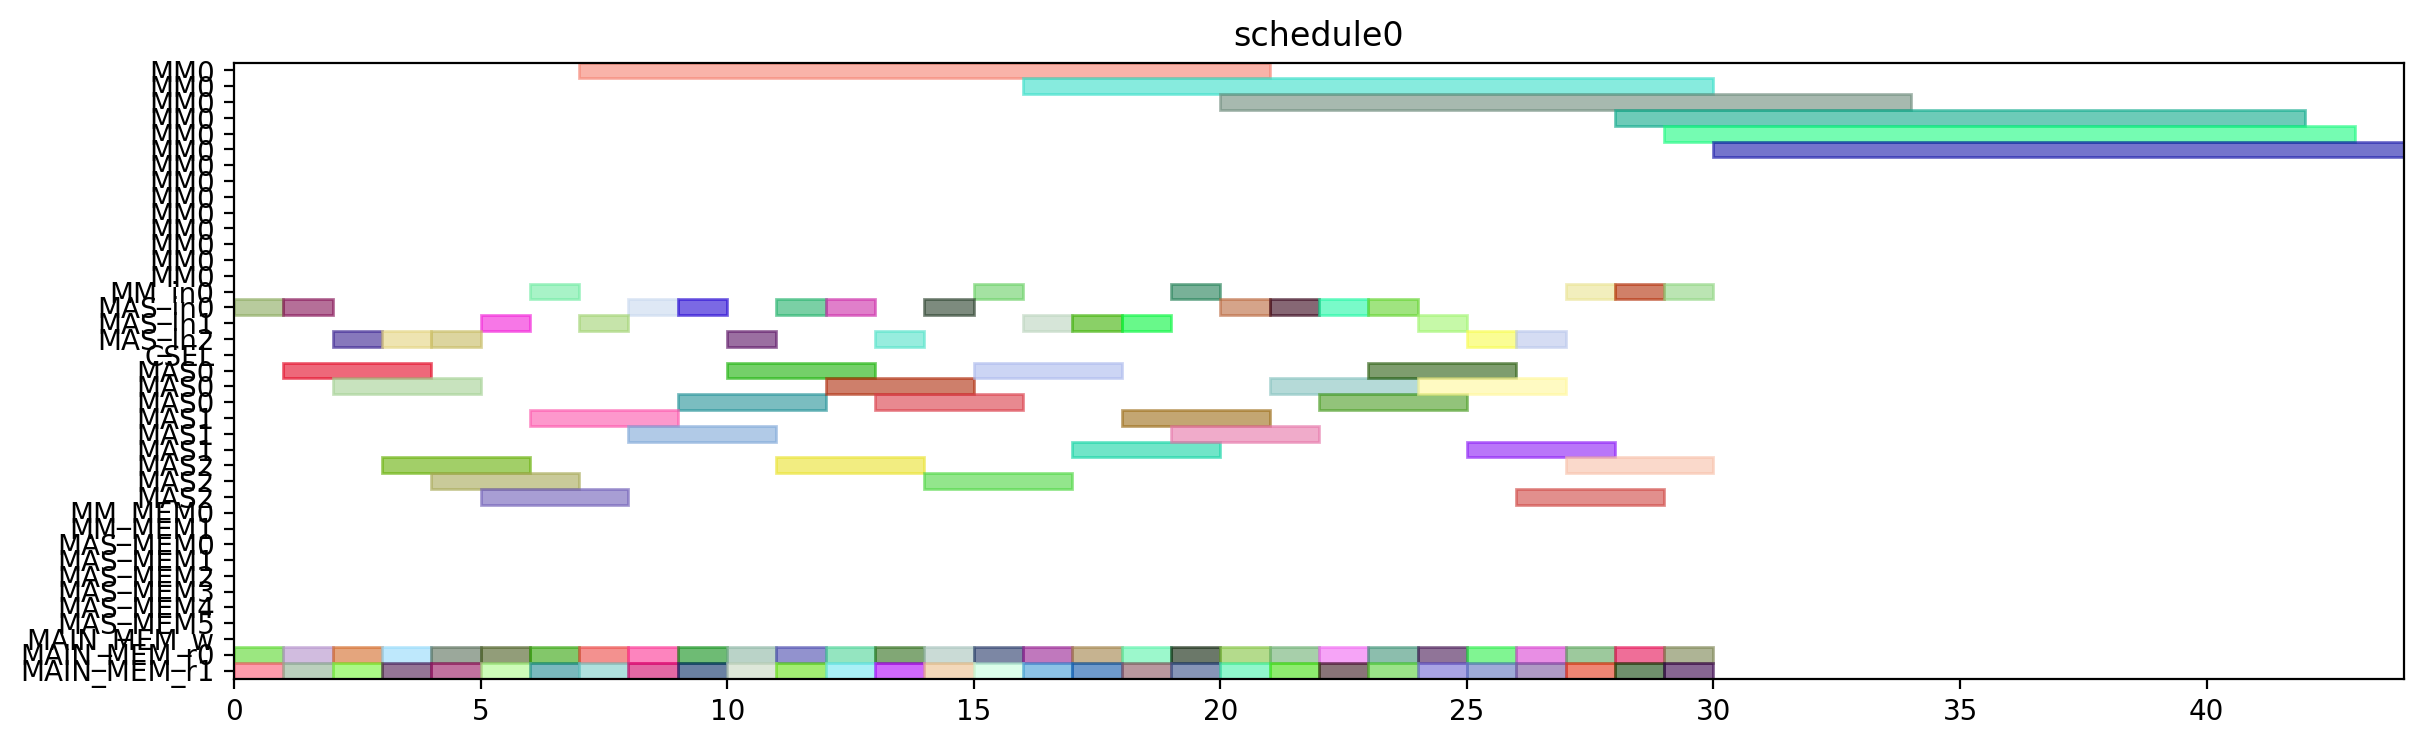

Source code (Python):
from pyschedule import Scenario, solvers, plotters, alt


def solve():
	horizon = 120
	S = Scenario("schedule0", horizon=horizon)

	# resource
	MM = S.Resources('MM', num=1, size=14)
	MM_in = S.Resources('MM_in', num=1)
	MAS_in = S.Resources('MAS_in', num=3)
	CSEL = S.Resource('CSEL')
	MAS = S.Resources('MAS', num=3, size=3, periods=range(1, horizon))
	MM_MEM = S.Resources('MM_MEM', num=2)
	MAS_MEM = S.Resources('MAS_MEM', num=6)
	MAIN_MEM_w = S.Resource('MAIN_MEM_w', size=1)
	MAIN_MEM_r = S.Resources('MAIN_MEM_r', num=2)

	# result of previous scheduling

	# new tasks
	c_t0_a1_0 = S.Task('c_t0_a1_0', length=3, delay_cost=1)
	c_t0_a1_0 += alt(MAS)
	c_t0_a1_0_in = S.Task('c_t0_a1_0_in', length=1, delay_cost=1)
	c_t0_a1_0_in += alt(MAS_in)
	S += c_t0_a1_0_in*MAS_in[0]<=c_t0_a1_0*MAS[0]

	S += c_t0_a1_0_in*MAS_in[1]<=c_t0_a1_0*MAS[1]

	S += c_t0_a1_0_in*MAS_in[2]<=c_t0_a1_0*MAS[2]

	c_t0_a1_0_mem0 = S.Task('c_t0_a1_0_mem0', length=1, delay_cost=1)
	c_t0_a1_0_mem0 += MAIN_MEM_r[0]
	S += c_t0_a1_0_mem0 <= c_t0_a1_0

	c_t0_a1_0_mem1 = S.Task('c_t0_a1_0_mem1', length=1, delay_cost=1)
	c_t0_a1_0_mem1 += MAIN_MEM_r[1]
	S += c_t0_a1_0_mem1 <= c_t0_a1_0

	c_t0_a1_1 = S.Task('c_t0_a1_1', length=3, delay_cost=1)
	c_t0_a1_1 += alt(MAS)
	c_t0_a1_1_in = S.Task('c_t0_a1_1_in', length=1, delay_cost=1)
	c_t0_a1_1_in += alt(MAS_in)
	S += c_t0_a1_1_in*MAS_in[0]<=c_t0_a1_1*MAS[0]

	S += c_t0_a1_1_in*MAS_in[1]<=c_t0_a1_1*MAS[1]

	S += c_t0_a1_1_in*MAS_in[2]<=c_t0_a1_1*MAS[2]

	c_t0_a1_1_mem0 = S.Task('c_t0_a1_1_mem0', length=1, delay_cost=1)
	c_t0_a1_1_mem0 += MAIN_MEM_r[0]
	S += c_t0_a1_1_mem0 <= c_t0_a1_1

	c_t0_a1_1_mem1 = S.Task('c_t0_a1_1_mem1', length=1, delay_cost=1)
	c_t0_a1_1_mem1 += MAIN_MEM_r[1]
	S += c_t0_a1_1_mem1 <= c_t0_a1_1

	c_t0_t10 = S.Task('c_t0_t10', length=3, delay_cost=1)
	c_t0_t10 += alt(MAS)
	c_t0_t10_in = S.Task('c_t0_t10_in', length=1, delay_cost=1)
	c_t0_t10_in += alt(MAS_in)
	S += c_t0_t10_in*MAS_in[0]<=c_t0_t10*MAS[0]

	S += c_t0_t10_in*MAS_in[1]<=c_t0_t10*MAS[1]

	S += c_t0_t10_in*MAS_in[2]<=c_t0_t10*MAS[2]

	c_t0_t10_mem0 = S.Task('c_t0_t10_mem0', length=1, delay_cost=1)
	c_t0_t10_mem0 += MAIN_MEM_r[0]
	S += c_t0_t10_mem0 <= c_t0_t10

	c_t0_t10_mem1 = S.Task('c_t0_t10_mem1', length=1, delay_cost=1)
	c_t0_t10_mem1 += MAIN_MEM_r[1]
	S += c_t0_t10_mem1 <= c_t0_t10

	c_t0_t11 = S.Task('c_t0_t11', length=3, delay_cost=1)
	c_t0_t11 += alt(MAS)
	c_t0_t11_in = S.Task('c_t0_t11_in', length=1, delay_cost=1)
	c_t0_t11_in += alt(MAS_in)
	S += c_t0_t11_in*MAS_in[0]<=c_t0_t11*MAS[0]

	S += c_t0_t11_in*MAS_in[1]<=c_t0_t11*MAS[1]

	S += c_t0_t11_in*MAS_in[2]<=c_t0_t11*MAS[2]

	c_t0_t11_mem0 = S.Task('c_t0_t11_mem0', length=1, delay_cost=1)
	c_t0_t11_mem0 += MAIN_MEM_r[0]
	S += c_t0_t11_mem0 <= c_t0_t11

	c_t0_t11_mem1 = S.Task('c_t0_t11_mem1', length=1, delay_cost=1)
	c_t0_t11_mem1 += MAIN_MEM_r[1]
	S += c_t0_t11_mem1 <= c_t0_t11

	c_t0_t3_t0 = S.Task('c_t0_t3_t0', length=14, delay_cost=1)
	c_t0_t3_t0 += alt(MM)
	c_t0_t3_t0_in = S.Task('c_t0_t3_t0_in', length=1, delay_cost=1)
	c_t0_t3_t0_in += alt(MM_in)
	S += c_t0_t3_t0_in*MM_in[0]<=c_t0_t3_t0*MM[0]
	c_t0_t3_t0_mem0 = S.Task('c_t0_t3_t0_mem0', length=1, delay_cost=1)
	c_t0_t3_t0_mem0 += MAIN_MEM_r[0]
	S += c_t0_t3_t0_mem0 <= c_t0_t3_t0

	c_t0_t3_t0_mem1 = S.Task('c_t0_t3_t0_mem1', length=1, delay_cost=1)
	c_t0_t3_t0_mem1 += MAIN_MEM_r[1]
	S += c_t0_t3_t0_mem1 <= c_t0_t3_t0

	c_t0_t3_t1 = S.Task('c_t0_t3_t1', length=14, delay_cost=1)
	c_t0_t3_t1 += alt(MM)
	c_t0_t3_t1_in = S.Task('c_t0_t3_t1_in', length=1, delay_cost=1)
	c_t0_t3_t1_in += alt(MM_in)
	S += c_t0_t3_t1_in*MM_in[0]<=c_t0_t3_t1*MM[0]
	c_t0_t3_t1_mem0 = S.Task('c_t0_t3_t1_mem0', length=1, delay_cost=1)
	c_t0_t3_t1_mem0 += MAIN_MEM_r[0]
	S += c_t0_t3_t1_mem0 <= c_t0_t3_t1

	c_t0_t3_t1_mem1 = S.Task('c_t0_t3_t1_mem1', length=1, delay_cost=1)
	c_t0_t3_t1_mem1 += MAIN_MEM_r[1]
	S += c_t0_t3_t1_mem1 <= c_t0_t3_t1

	c_t0_t3_t2 = S.Task('c_t0_t3_t2', length=3, delay_cost=1)
	c_t0_t3_t2 += alt(MAS)
	c_t0_t3_t2_in = S.Task('c_t0_t3_t2_in', length=1, delay_cost=1)
	c_t0_t3_t2_in += alt(MAS_in)
	S += c_t0_t3_t2_in*MAS_in[0]<=c_t0_t3_t2*MAS[0]

	S += c_t0_t3_t2_in*MAS_in[1]<=c_t0_t3_t2*MAS[1]

	S += c_t0_t3_t2_in*MAS_in[2]<=c_t0_t3_t2*MAS[2]

	c_t0_t3_t2_mem0 = S.Task('c_t0_t3_t2_mem0', length=1, delay_cost=1)
	c_t0_t3_t2_mem0 += MAIN_MEM_r[0]
	S += c_t0_t3_t2_mem0 <= c_t0_t3_t2

	c_t0_t3_t2_mem1 = S.Task('c_t0_t3_t2_mem1', length=1, delay_cost=1)
	c_t0_t3_t2_mem1 += MAIN_MEM_r[1]
	S += c_t0_t3_t2_mem1 <= c_t0_t3_t2

	c_t0_t3_t3 = S.Task('c_t0_t3_t3', length=3, delay_cost=1)
	c_t0_t3_t3 += alt(MAS)
	c_t0_t3_t3_in = S.Task('c_t0_t3_t3_in', length=1, delay_cost=1)
	c_t0_t3_t3_in += alt(MAS_in)
	S += c_t0_t3_t3_in*MAS_in[0]<=c_t0_t3_t3*MAS[0]

	S += c_t0_t3_t3_in*MAS_in[1]<=c_t0_t3_t3*MAS[1]

	S += c_t0_t3_t3_in*MAS_in[2]<=c_t0_t3_t3*MAS[2]

	c_t0_t3_t3_mem0 = S.Task('c_t0_t3_t3_mem0', length=1, delay_cost=1)
	c_t0_t3_t3_mem0 += MAIN_MEM_r[0]
	S += c_t0_t3_t3_mem0 <= c_t0_t3_t3

	c_t0_t3_t3_mem1 = S.Task('c_t0_t3_t3_mem1', length=1, delay_cost=1)
	c_t0_t3_t3_mem1 += MAIN_MEM_r[1]
	S += c_t0_t3_t3_mem1 <= c_t0_t3_t3

	c_t1_a1_0 = S.Task('c_t1_a1_0', length=3, delay_cost=1)
	c_t1_a1_0 += alt(MAS)
	c_t1_a1_0_in = S.Task('c_t1_a1_0_in', length=1, delay_cost=1)
	c_t1_a1_0_in += alt(MAS_in)
	S += c_t1_a1_0_in*MAS_in[0]<=c_t1_a1_0*MAS[0]

	S += c_t1_a1_0_in*MAS_in[1]<=c_t1_a1_0*MAS[1]

	S += c_t1_a1_0_in*MAS_in[2]<=c_t1_a1_0*MAS[2]

	c_t1_a1_0_mem0 = S.Task('c_t1_a1_0_mem0', length=1, delay_cost=1)
	c_t1_a1_0_mem0 += MAIN_MEM_r[0]
	S += c_t1_a1_0_mem0 <= c_t1_a1_0

	c_t1_a1_0_mem1 = S.Task('c_t1_a1_0_mem1', length=1, delay_cost=1)
	c_t1_a1_0_mem1 += MAIN_MEM_r[1]
	S += c_t1_a1_0_mem1 <= c_t1_a1_0

	c_t1_a1_1 = S.Task('c_t1_a1_1', length=3, delay_cost=1)
	c_t1_a1_1 += alt(MAS)
	c_t1_a1_1_in = S.Task('c_t1_a1_1_in', length=1, delay_cost=1)
	c_t1_a1_1_in += alt(MAS_in)
	S += c_t1_a1_1_in*MAS_in[0]<=c_t1_a1_1*MAS[0]

	S += c_t1_a1_1_in*MAS_in[1]<=c_t1_a1_1*MAS[1]

	S += c_t1_a1_1_in*MAS_in[2]<=c_t1_a1_1*MAS[2]

	c_t1_a1_1_mem0 = S.Task('c_t1_a1_1_mem0', length=1, delay_cost=1)
	c_t1_a1_1_mem0 += MAIN_MEM_r[0]
	S += c_t1_a1_1_mem0 <= c_t1_a1_1

	c_t1_a1_1_mem1 = S.Task('c_t1_a1_1_mem1', length=1, delay_cost=1)
	c_t1_a1_1_mem1 += MAIN_MEM_r[1]
	S += c_t1_a1_1_mem1 <= c_t1_a1_1

	c_t1_t10 = S.Task('c_t1_t10', length=3, delay_cost=1)
	c_t1_t10 += alt(MAS)
	c_t1_t10_in = S.Task('c_t1_t10_in', length=1, delay_cost=1)
	c_t1_t10_in += alt(MAS_in)
	S += c_t1_t10_in*MAS_in[0]<=c_t1_t10*MAS[0]

	S += c_t1_t10_in*MAS_in[1]<=c_t1_t10*MAS[1]

	S += c_t1_t10_in*MAS_in[2]<=c_t1_t10*MAS[2]

	c_t1_t10_mem0 = S.Task('c_t1_t10_mem0', length=1, delay_cost=1)
	c_t1_t10_mem0 += MAIN_MEM_r[0]
	S += c_t1_t10_mem0 <= c_t1_t10

	c_t1_t10_mem1 = S.Task('c_t1_t10_mem1', length=1, delay_cost=1)
	c_t1_t10_mem1 += MAIN_MEM_r[1]
	S += c_t1_t10_mem1 <= c_t1_t10

	c_t1_t11 = S.Task('c_t1_t11', length=3, delay_cost=1)
	c_t1_t11 += alt(MAS)
	c_t1_t11_in = S.Task('c_t1_t11_in', length=1, delay_cost=1)
	c_t1_t11_in += alt(MAS_in)
	S += c_t1_t11_in*MAS_in[0]<=c_t1_t11*MAS[0]

	S += c_t1_t11_in*MAS_in[1]<=c_t1_t11*MAS[1]

	S += c_t1_t11_in*MAS_in[2]<=c_t1_t11*MAS[2]

	c_t1_t11_mem0 = S.Task('c_t1_t11_mem0', length=1, delay_cost=1)
	c_t1_t11_mem0 += MAIN_MEM_r[0]
	S += c_t1_t11_mem0 <= c_t1_t11

	c_t1_t11_mem1 = S.Task('c_t1_t11_mem1', length=1, delay_cost=1)
	c_t1_t11_mem1 += MAIN_MEM_r[1]
	S += c_t1_t11_mem1 <= c_t1_t11

	c_t1_t3_t0 = S.Task('c_t1_t3_t0', length=14, delay_cost=1)
	c_t1_t3_t0 += alt(MM)
	c_t1_t3_t0_in = S.Task('c_t1_t3_t0_in', length=1, delay_cost=1)
	c_t1_t3_t0_in += alt(MM_in)
	S += c_t1_t3_t0_in*MM_in[0]<=c_t1_t3_t0*MM[0]
	c_t1_t3_t0_mem0 = S.Task('c_t1_t3_t0_mem0', length=1, delay_cost=1)
	c_t1_t3_t0_mem0 += MAIN_MEM_r[0]
	S += c_t1_t3_t0_mem0 <= c_t1_t3_t0

	c_t1_t3_t0_mem1 = S.Task('c_t1_t3_t0_mem1', length=1, delay_cost=1)
	c_t1_t3_t0_mem1 += MAIN_MEM_r[1]
	S += c_t1_t3_t0_mem1 <= c_t1_t3_t0

	c_t1_t3_t1 = S.Task('c_t1_t3_t1', length=14, delay_cost=1)
	c_t1_t3_t1 += alt(MM)
	c_t1_t3_t1_in = S.Task('c_t1_t3_t1_in', length=1, delay_cost=1)
	c_t1_t3_t1_in += alt(MM_in)
	S += c_t1_t3_t1_in*MM_in[0]<=c_t1_t3_t1*MM[0]
	c_t1_t3_t1_mem0 = S.Task('c_t1_t3_t1_mem0', length=1, delay_cost=1)
	c_t1_t3_t1_mem0 += MAIN_MEM_r[0]
	S += c_t1_t3_t1_mem0 <= c_t1_t3_t1

	c_t1_t3_t1_mem1 = S.Task('c_t1_t3_t1_mem1', length=1, delay_cost=1)
	c_t1_t3_t1_mem1 += MAIN_MEM_r[1]
	S += c_t1_t3_t1_mem1 <= c_t1_t3_t1

	c_t1_t3_t2 = S.Task('c_t1_t3_t2', length=3, delay_cost=1)
	c_t1_t3_t2 += alt(MAS)
	c_t1_t3_t2_in = S.Task('c_t1_t3_t2_in', length=1, delay_cost=1)
	c_t1_t3_t2_in += alt(MAS_in)
	S += c_t1_t3_t2_in*MAS_in[0]<=c_t1_t3_t2*MAS[0]

	S += c_t1_t3_t2_in*MAS_in[1]<=c_t1_t3_t2*MAS[1]

	S += c_t1_t3_t2_in*MAS_in[2]<=c_t1_t3_t2*MAS[2]

	c_t1_t3_t2_mem0 = S.Task('c_t1_t3_t2_mem0', length=1, delay_cost=1)
	c_t1_t3_t2_mem0 += MAIN_MEM_r[0]
	S += c_t1_t3_t2_mem0 <= c_t1_t3_t2

	c_t1_t3_t2_mem1 = S.Task('c_t1_t3_t2_mem1', length=1, delay_cost=1)
	c_t1_t3_t2_mem1 += MAIN_MEM_r[1]
	S += c_t1_t3_t2_mem1 <= c_t1_t3_t2

	c_t1_t3_t3 = S.Task('c_t1_t3_t3', length=3, delay_cost=1)
	c_t1_t3_t3 += alt(MAS)
	c_t1_t3_t3_in = S.Task('c_t1_t3_t3_in', length=1, delay_cost=1)
	c_t1_t3_t3_in += alt(MAS_in)
	S += c_t1_t3_t3_in*MAS_in[0]<=c_t1_t3_t3*MAS[0]

	S += c_t1_t3_t3_in*MAS_in[1]<=c_t1_t3_t3*MAS[1]

	S += c_t1_t3_t3_in*MAS_in[2]<=c_t1_t3_t3*MAS[2]

	c_t1_t3_t3_mem0 = S.Task('c_t1_t3_t3_mem0', length=1, delay_cost=1)
	c_t1_t3_t3_mem0 += MAIN_MEM_r[0]
	S += c_t1_t3_t3_mem0 <= c_t1_t3_t3

	c_t1_t3_t3_mem1 = S.Task('c_t1_t3_t3_mem1', length=1, delay_cost=1)
	c_t1_t3_t3_mem1 += MAIN_MEM_r[1]
	S += c_t1_t3_t3_mem1 <= c_t1_t3_t3

	c_t2_a1_0 = S.Task('c_t2_a1_0', length=3, delay_cost=1)
	c_t2_a1_0 += alt(MAS)
	c_t2_a1_0_in = S.Task('c_t2_a1_0_in', length=1, delay_cost=1)
	c_t2_a1_0_in += alt(MAS_in)
	S += c_t2_a1_0_in*MAS_in[0]<=c_t2_a1_0*MAS[0]

	S += c_t2_a1_0_in*MAS_in[1]<=c_t2_a1_0*MAS[1]

	S += c_t2_a1_0_in*MAS_in[2]<=c_t2_a1_0*MAS[2]

	c_t2_a1_0_mem0 = S.Task('c_t2_a1_0_mem0', length=1, delay_cost=1)
	c_t2_a1_0_mem0 += MAIN_MEM_r[0]
	S += c_t2_a1_0_mem0 <= c_t2_a1_0

	c_t2_a1_0_mem1 = S.Task('c_t2_a1_0_mem1', length=1, delay_cost=1)
	c_t2_a1_0_mem1 += MAIN_MEM_r[1]
	S += c_t2_a1_0_mem1 <= c_t2_a1_0

	c_t2_a1_1 = S.Task('c_t2_a1_1', length=3, delay_cost=1)
	c_t2_a1_1 += alt(MAS)
	c_t2_a1_1_in = S.Task('c_t2_a1_1_in', length=1, delay_cost=1)
	c_t2_a1_1_in += alt(MAS_in)
	S += c_t2_a1_1_in*MAS_in[0]<=c_t2_a1_1*MAS[0]

	S += c_t2_a1_1_in*MAS_in[1]<=c_t2_a1_1*MAS[1]

	S += c_t2_a1_1_in*MAS_in[2]<=c_t2_a1_1*MAS[2]

	c_t2_a1_1_mem0 = S.Task('c_t2_a1_1_mem0', length=1, delay_cost=1)
	c_t2_a1_1_mem0 += MAIN_MEM_r[0]
	S += c_t2_a1_1_mem0 <= c_t2_a1_1

	c_t2_a1_1_mem1 = S.Task('c_t2_a1_1_mem1', length=1, delay_cost=1)
	c_t2_a1_1_mem1 += MAIN_MEM_r[1]
	S += c_t2_a1_1_mem1 <= c_t2_a1_1

	c_t2_t10 = S.Task('c_t2_t10', length=3, delay_cost=1)
	c_t2_t10 += alt(MAS)
	c_t2_t10_in = S.Task('c_t2_t10_in', length=1, delay_cost=1)
	c_t2_t10_in += alt(MAS_in)
	S += c_t2_t10_in*MAS_in[0]<=c_t2_t10*MAS[0]

	S += c_t2_t10_in*MAS_in[1]<=c_t2_t10*MAS[1]

	S += c_t2_t10_in*MAS_in[2]<=c_t2_t10*MAS[2]

	c_t2_t10_mem0 = S.Task('c_t2_t10_mem0', length=1, delay_cost=1)
	c_t2_t10_mem0 += MAIN_MEM_r[0]
	S += c_t2_t10_mem0 <= c_t2_t10

	c_t2_t10_mem1 = S.Task('c_t2_t10_mem1', length=1, delay_cost=1)
	c_t2_t10_mem1 += MAIN_MEM_r[1]
	S += c_t2_t10_mem1 <= c_t2_t10

	c_t2_t11 = S.Task('c_t2_t11', length=3, delay_cost=1)
	c_t2_t11 += alt(MAS)
	c_t2_t11_in = S.Task('c_t2_t11_in', length=1, delay_cost=1)
	c_t2_t11_in += alt(MAS_in)
	S += c_t2_t11_in*MAS_in[0]<=c_t2_t11*MAS[0]

	S += c_t2_t11_in*MAS_in[1]<=c_t2_t11*MAS[1]

	S += c_t2_t11_in*MAS_in[2]<=c_t2_t11*MAS[2]

	c_t2_t11_mem0 = S.Task('c_t2_t11_mem0', length=1, delay_cost=1)
	c_t2_t11_mem0 += MAIN_MEM_r[0]
	S += c_t2_t11_mem0 <= c_t2_t11

	c_t2_t11_mem1 = S.Task('c_t2_t11_mem1', length=1, delay_cost=1)
	c_t2_t11_mem1 += MAIN_MEM_r[1]
	S += c_t2_t11_mem1 <= c_t2_t11

	c_t2_t3_t0 = S.Task('c_t2_t3_t0', length=14, delay_cost=1)
	c_t2_t3_t0 += alt(MM)
	c_t2_t3_t0_in = S.Task('c_t2_t3_t0_in', length=1, delay_cost=1)
	c_t2_t3_t0_in += alt(MM_in)
	S += c_t2_t3_t0_in*MM_in[0]<=c_t2_t3_t0*MM[0]
	c_t2_t3_t0_mem0 = S.Task('c_t2_t3_t0_mem0', length=1, delay_cost=1)
	c_t2_t3_t0_mem0 += MAIN_MEM_r[0]
	S += c_t2_t3_t0_mem0 <= c_t2_t3_t0

	c_t2_t3_t0_mem1 = S.Task('c_t2_t3_t0_mem1', length=1, delay_cost=1)
	c_t2_t3_t0_mem1 += MAIN_MEM_r[1]
	S += c_t2_t3_t0_mem1 <= c_t2_t3_t0

	c_t2_t3_t1 = S.Task('c_t2_t3_t1', length=14, delay_cost=1)
	c_t2_t3_t1 += alt(MM)
	c_t2_t3_t1_in = S.Task('c_t2_t3_t1_in', length=1, delay_cost=1)
	c_t2_t3_t1_in += alt(MM_in)
	S += c_t2_t3_t1_in*MM_in[0]<=c_t2_t3_t1*MM[0]
	c_t2_t3_t1_mem0 = S.Task('c_t2_t3_t1_mem0', length=1, delay_cost=1)
	c_t2_t3_t1_mem0 += MAIN_MEM_r[0]
	S += c_t2_t3_t1_mem0 <= c_t2_t3_t1

	c_t2_t3_t1_mem1 = S.Task('c_t2_t3_t1_mem1', length=1, delay_cost=1)
	c_t2_t3_t1_mem1 += MAIN_MEM_r[1]
	S += c_t2_t3_t1_mem1 <= c_t2_t3_t1

	c_t2_t3_t2 = S.Task('c_t2_t3_t2', length=3, delay_cost=1)
	c_t2_t3_t2 += alt(MAS)
	c_t2_t3_t2_in = S.Task('c_t2_t3_t2_in', length=1, delay_cost=1)
	c_t2_t3_t2_in += alt(MAS_in)
	S += c_t2_t3_t2_in*MAS_in[0]<=c_t2_t3_t2*MAS[0]

	S += c_t2_t3_t2_in*MAS_in[1]<=c_t2_t3_t2*MAS[1]

	S += c_t2_t3_t2_in*MAS_in[2]<=c_t2_t3_t2*MAS[2]

	c_t2_t3_t2_mem0 = S.Task('c_t2_t3_t2_mem0', length=1, delay_cost=1)
	c_t2_t3_t2_mem0 += MAIN_MEM_r[0]
	S += c_t2_t3_t2_mem0 <= c_t2_t3_t2

	c_t2_t3_t2_mem1 = S.Task('c_t2_t3_t2_mem1', length=1, delay_cost=1)
	c_t2_t3_t2_mem1 += MAIN_MEM_r[1]
	S += c_t2_t3_t2_mem1 <= c_t2_t3_t2

	c_t2_t3_t3 = S.Task('c_t2_t3_t3', length=3, delay_cost=1)
	c_t2_t3_t3 += alt(MAS)
	c_t2_t3_t3_in = S.Task('c_t2_t3_t3_in', length=1, delay_cost=1)
	c_t2_t3_t3_in += alt(MAS_in)
	S += c_t2_t3_t3_in*MAS_in[0]<=c_t2_t3_t3*MAS[0]

	S += c_t2_t3_t3_in*MAS_in[1]<=c_t2_t3_t3*MAS[1]

	S += c_t2_t3_t3_in*MAS_in[2]<=c_t2_t3_t3*MAS[2]

	c_t2_t3_t3_mem0 = S.Task('c_t2_t3_t3_mem0', length=1, delay_cost=1)
	c_t2_t3_t3_mem0 += MAIN_MEM_r[0]
	S += c_t2_t3_t3_mem0 <= c_t2_t3_t3

	c_t2_t3_t3_mem1 = S.Task('c_t2_t3_t3_mem1', length=1, delay_cost=1)
	c_t2_t3_t3_mem1 += MAIN_MEM_r[1]
	S += c_t2_t3_t3_mem1 <= c_t2_t3_t3

	c_t3000 = S.Task('c_t3000', length=3, delay_cost=1)
	c_t3000 += alt(MAS)
	c_t3000_in = S.Task('c_t3000_in', length=1, delay_cost=1)
	c_t3000_in += alt(MAS_in)
	S += c_t3000_in*MAS_in[0]<=c_t3000*MAS[0]

	S += c_t3000_in*MAS_in[1]<=c_t3000*MAS[1]

	S += c_t3000_in*MAS_in[2]<=c_t3000*MAS[2]

	c_t3000_mem0 = S.Task('c_t3000_mem0', length=1, delay_cost=1)
	c_t3000_mem0 += MAIN_MEM_r[0]
	S += c_t3000_mem0 <= c_t3000

	c_t3000_mem1 = S.Task('c_t3000_mem1', length=1, delay_cost=1)
	c_t3000_mem1 += MAIN_MEM_r[1]
	S += c_t3000_mem1 <= c_t3000

	c_t3001 = S.Task('c_t3001', length=3, delay_cost=1)
	c_t3001 += alt(MAS)
	c_t3001_in = S.Task('c_t3001_in', length=1, delay_cost=1)
	c_t3001_in += alt(MAS_in)
	S += c_t3001_in*MAS_in[0]<=c_t3001*MAS[0]

	S += c_t3001_in*MAS_in[1]<=c_t3001*MAS[1]

	S += c_t3001_in*MAS_in[2]<=c_t3001*MAS[2]

	c_t3001_mem0 = S.Task('c_t3001_mem0', length=1, delay_cost=1)
	c_t3001_mem0 += MAIN_MEM_r[0]
	S += c_t3001_mem0 <= c_t3001

	c_t3001_mem1 = S.Task('c_t3001_mem1', length=1, delay_cost=1)
	c_t3001_mem1 += MAIN_MEM_r[1]
	S += c_t3001_mem1 <= c_t3001

	c_t3010 = S.Task('c_t3010', length=3, delay_cost=1)
	c_t3010 += alt(MAS)
	c_t3010_in = S.Task('c_t3010_in', length=1, delay_cost=1)
	c_t3010_in += alt(MAS_in)
	S += c_t3010_in*MAS_in[0]<=c_t3010*MAS[0]

	S += c_t3010_in*MAS_in[1]<=c_t3010*MAS[1]

	S += c_t3010_in*MAS_in[2]<=c_t3010*MAS[2]

	c_t3010_mem0 = S.Task('c_t3010_mem0', length=1, delay_cost=1)
	c_t3010_mem0 += MAIN_MEM_r[0]
	S += c_t3010_mem0 <= c_t3010

	c_t3010_mem1 = S.Task('c_t3010_mem1', length=1, delay_cost=1)
	c_t3010_mem1 += MAIN_MEM_r[1]
	S += c_t3010_mem1 <= c_t3010

	c_t3011 = S.Task('c_t3011', length=3, delay_cost=1)
	c_t3011 += alt(MAS)
	c_t3011_in = S.Task('c_t3011_in', length=1, delay_cost=1)
	c_t3011_in += alt(MAS_in)
	S += c_t3011_in*MAS_in[0]<=c_t3011*MAS[0]

	S += c_t3011_in*MAS_in[1]<=c_t3011*MAS[1]

	S += c_t3011_in*MAS_in[2]<=c_t3011*MAS[2]

	c_t3011_mem0 = S.Task('c_t3011_mem0', length=1, delay_cost=1)
	c_t3011_mem0 += MAIN_MEM_r[0]
	S += c_t3011_mem0 <= c_t3011

	c_t3011_mem1 = S.Task('c_t3011_mem1', length=1, delay_cost=1)
	c_t3011_mem1 += MAIN_MEM_r[1]
	S += c_t3011_mem1 <= c_t3011

	c_t4000 = S.Task('c_t4000', length=3, delay_cost=1)
	c_t4000 += alt(MAS)
	c_t4000_in = S.Task('c_t4000_in', length=1, delay_cost=1)
	c_t4000_in += alt(MAS_in)
	S += c_t4000_in*MAS_in[0]<=c_t4000*MAS[0]

	S += c_t4000_in*MAS_in[1]<=c_t4000*MAS[1]

	S += c_t4000_in*MAS_in[2]<=c_t4000*MAS[2]

	c_t4000_mem0 = S.Task('c_t4000_mem0', length=1, delay_cost=1)
	c_t4000_mem0 += MAIN_MEM_r[0]
	S += c_t4000_mem0 <= c_t4000

	c_t4000_mem1 = S.Task('c_t4000_mem1', length=1, delay_cost=1)
	c_t4000_mem1 += MAIN_MEM_r[1]
	S += c_t4000_mem1 <= c_t4000

	c_t4001 = S.Task('c_t4001', length=3, delay_cost=1)
	c_t4001 += alt(MAS)
	c_t4001_in = S.Task('c_t4001_in', length=1, delay_cost=1)
	c_t4001_in += alt(MAS_in)
	S += c_t4001_in*MAS_in[0]<=c_t4001*MAS[0]

	S += c_t4001_in*MAS_in[1]<=c_t4001*MAS[1]

	S += c_t4001_in*MAS_in[2]<=c_t4001*MAS[2]

	c_t4001_mem0 = S.Task('c_t4001_mem0', length=1, delay_cost=1)
	c_t4001_mem0 += MAIN_MEM_r[0]
	S += c_t4001_mem0 <= c_t4001

	c_t4001_mem1 = S.Task('c_t4001_mem1', length=1, delay_cost=1)
	c_t4001_mem1 += MAIN_MEM_r[1]
	S += c_t4001_mem1 <= c_t4001

	solvers.mip.solve(S,msg=1,kind='CPLEX',ratio_gap=1.01)

	solution = [['hoge']*len(S.solution()[1]) for i in range(len(S.solution()))]
	for i in range(len(S.solution())):
		for j in range(len(S.solution()[i])):
			solution[i][j]=str(S.solution()[i][j])
	print(solution)

	cycles = int(solution[-1][3])

	pic_file_name = "/mnt/rose/usr1/fukuda/ABE/multiRAM_multiMAS_16mux/scheduling_result/stage14MM1_stage3MAS3/SQR/schedule0.png"
	if(S.solution() != []):
		plotters.matplotlib.plot(S,img_filename=pic_file_name, show_task_labels=False, fig_size=(cycles*0.25+3, 4))

	return solution
